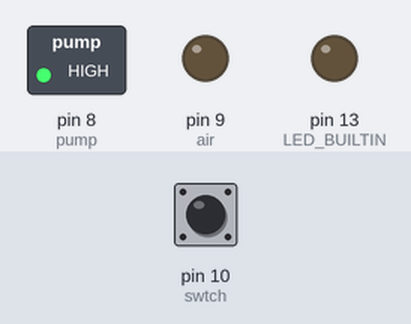
Recording of a sketch running on a simulated Arduino Uno, built with avr-gcc and run on an emulated ATmega328P. Shown: switched loads named in the sketch (green lamp = pin HIGH), output pins drawn as LEDs (lit = HIGH). The inputs (shaded band) are chosen by the test bench; at power-on: pin 10 (swtch) HIGH.

Above: at 0.1 s.
Timing chart, 0 to 1.6 s (numbered marks = the images above):
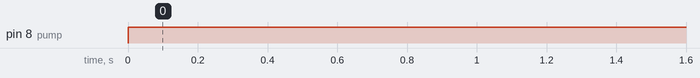

The sketch:

Class_4_hydro_with_delays.ino
```cpp
//Making a water and air pump turn on and off with a delay.

//Initiailising paramerters
int i;
int sun = A0;
int pump = 8;
int air = 9;
int show;
int swtch= 10;
int switchstate;


void setup() {
  pinMode(pump,OUTPUT);
  pinMode(air,OUTPUT);
  pinMode(sun,INPUT);
  pinMode(LED_BUILTIN, OUTPUT);
  pinMode(swtch,INPUT);
  Serial.begin(9600);
}

void loop() {
sun = analogRead(A0);
switchstate = digitalRead(10);


        digitalWrite(pump, HIGH);// MAKES SURE IT STARTS AT 0
        digitalWrite(air,LOW);
        delay(1800000); // waits 30 min
        digitalWrite(pump, LOW); //pump turns on
        digitalWrite(air,HIGH); //air turns off
        //digitalWrite(LED_BUILTIN, LOW);
        delay(120000);// runs 2 min
        digitalWrite(pump, HIGH);//pump turns off}
}
```

Measured:
- by itself, pin 8 (pump): LOW → HIGH at 0.00 s
